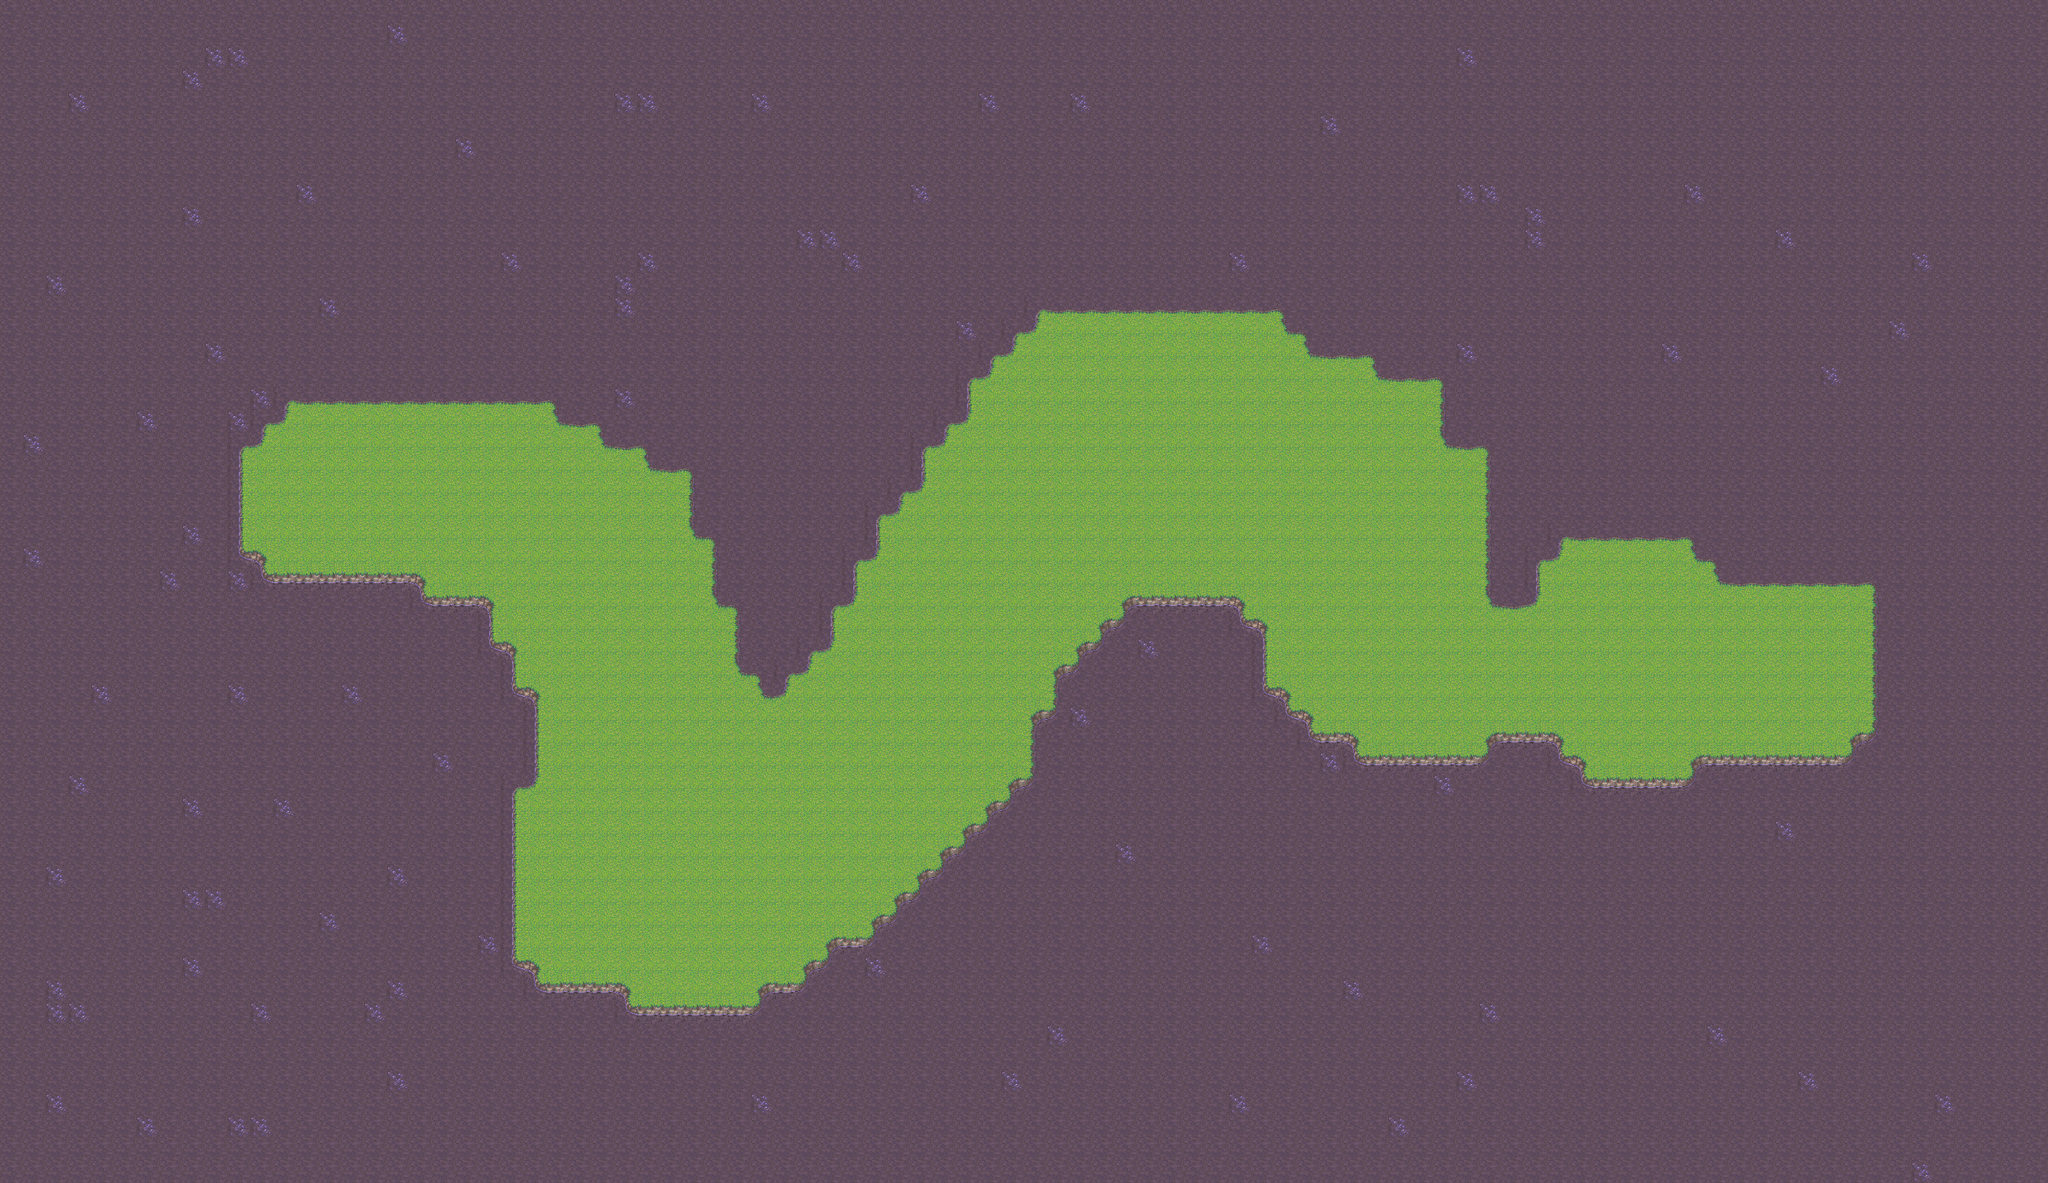

Tiled map render using the project's own tile images. Description and the map definition, with tile-layer contents summarised, below:
An orthogonal 90x52 tile map with 32x32 px tiles, 2 tile layers (Suelo, Colisiones), 9 tilesets and 71 objects.

<map version="1.0" orientation="orthogonal" renderorder="right-down" width="90" height="52" tilewidth="32" tileheight="32" nextobjectid="186">
 <tileset firstgid="1" name="mi_seleccion" tilewidth="32" tileheight="32" tilecount="54" columns="9">
  <image source="../images/mi_seleccion.png" width="288" height="192" />
  <tile id="0">
   <properties>
    <property name="Class" value="Llama" />
   </properties>
  </tile>
  <tile id="4">
   <properties>
    <property name="Class" value="Cofre" />
   </properties>
  </tile>
  <tile id="13">
   <properties>
    <property name="Class" value="Jarron" />
   </properties>
  </tile>
  <tile id="44">
   <properties>
    <property name="Class" value="Tornado" />
   </properties>
  </tile>
 </tileset>
 <tileset firstgid="55" name="miseleccion_2" tilewidth="32" tileheight="32" tilecount="400" columns="10">
  <image source="../images/miseleccion_2.png" width="320" height="1280" />
 </tileset>
 <tileset firstgid="455" name="character" tilewidth="32" tileheight="32" tilecount="12" columns="3">
  <image source="../images/character.png" width="96" height="128" />
  <tile id="0">
   <properties>
    <property name="Class" value="Player" />
   </properties>
  </tile>
 </tileset>
 <tileset firstgid="467" name="portales" tilewidth="40" tileheight="68" tilecount="20" columns="5">
  <image source="../images/portales.png" width="200" height="272" />
  <tile id="4">
   <properties>
    <property name="Class" value="Portal" />
    <property name="level" value="portales" />
    <property name="tipo" value="3" />
   </properties>
  </tile>
 </tileset>
 <tileset firstgid="487" name="Demon" tilewidth="45" tileheight="45" tilecount="16" columns="4">
  <image source="../images/Demon.png" width="180" height="180" />
  <tile id="0">
   <properties>
    <property name="Class" value="Demon" />
   </properties>
  </tile>
 </tileset>
 <tileset firstgid="503" name="Mi_seleccion" tilewidth="32" tileheight="32" tilecount="54" columns="9">
  <image source="../images/mi_seleccion.png" width="288" height="192" />
  <tile id="4">
   <properties>
    <property name="Class" value="Cofre" />
   </properties>
  </tile>
  <tile id="13">
   <properties>
    <property name="Class" value="Jarron" />
   </properties>
  </tile>
  <tile id="22">
   <properties>
    <property name="Class" value="Hierba" />
   </properties>
  </tile>
  <tile id="30">
   <properties>
    <property name="Class" value="ObstaculoFuego" />
   </properties>
  </tile>
  <tile id="37">
   <properties>
    <property name="Class" value="Roca" />
   </properties>
  </tile>
  <tile id="44">
   <properties>
    <property name="Class" value="Tornado" />
   </properties>
  </tile>
 </tileset>
 <tileset firstgid="557" name="murciegalo" tilewidth="32" tileheight="32" tilecount="16" columns="4">
  <image source="../images/murcielago.png" width="128" height="128" />
  <tile id="0">
   <properties>
    <property name="Class" value="Murcielago" />
    <property name="velX" value="40" />
    <property name="velY" value="40" />
    <property name="vida" value="40" />
   </properties>
  </tile>
 </tileset>
 <tileset firstgid="573" name="esqueleto" tilewidth="32" tileheight="32" tilecount="12" columns="3">
  <image source="../images/bones.png" width="96" height="128" />
  <tile id="0">
   <properties>
    <property name="Class" value="Esqueleto" />
    <property name="velX" value="45" />
    <property name="velY" value="45" />
    <property name="vida" value="40" />
   </properties>
  </tile>
 </tileset>
 <tileset firstgid="585" name="miniBoss" tilewidth="32" tileheight="32" tilecount="12" columns="3">
  <image source="../images/boss.png" width="96" height="128" />
  <tile id="0">
   <properties>
    <property name="Class" value="MiniBoss" />
    <property name="tipo" value="tierra" />
    <property name="velX" value="33" />
    <property name="velY" value="33" />
    <property name="vida" value="60" />
   </properties>
  </tile>
 </tileset>
 <layer name="Suelo" width="90" height="52">
  <properties>
   <property name="type" value="0" />
  </properties>
  <data>[4680 cells, 4680 non-empty, 15 distinct tile ids]</data>
 </layer>
 <layer name="Colisiones" width="90" height="52">
  <properties>
   <property name="collision" value="true" />
  </properties>
  <data>[4680 cells, 260 non-empty, 1 distinct tile ids]</data>
 </layer>
 <objectgroup name="Llama" />
 <objectgroup name="murcielagos">
  <object id="175" gid="557" x="768" y="928" width="32" height="32" />
  <object id="176" gid="557" x="960" y="832" width="32" height="32" />
  <object id="177" gid="573" x="864" y="896" width="32" height="32" />
  <object id="178" gid="573" x="1184" y="960" width="32" height="32" />
  <object id="179" gid="573" x="1664" y="832" width="32" height="32" />
  <object id="180" gid="573" x="1984" y="576" width="32" height="32" />
  <object id="181" gid="573" x="1952" y="1056" width="32" height="32" />
  <object id="182" gid="557" x="1536" y="480" width="32" height="32" />
  <object id="183" gid="557" x="1344" y="1152" width="32" height="32" />
  <object id="184" gid="557" x="1024" y="1376" width="32" height="32" />
  <object id="185" gid="557" x="736" y="1344" width="32" height="32" />
 </objectgroup>
 <objectgroup name="Cofres">
  <object id="124" gid="507" x="1088" y="1376" width="32" height="32" />
  <object id="125" gid="507" x="1376" y="1120" width="32" height="32" />
  <object id="126" gid="507" x="1504" y="480" width="32" height="32" />
  <object id="127" gid="507" x="2112" y="896" width="32" height="32" />
 </objectgroup>
 <objectgroup name="rocas">
  <object id="78" gid="540" x="704" y="896" width="32" height="32" />
  <object id="79" gid="540" x="736" y="896" width="32" height="32" />
  <object id="80" gid="540" x="768" y="896" width="32" height="32" />
  <object id="81" gid="540" x="832" y="896" width="32" height="32" />
  <object id="82" gid="540" x="800" y="864" width="32" height="32" />
  <object id="83" gid="540" x="832" y="832" width="32" height="32" />
  <object id="84" gid="540" x="864" y="800" width="32" height="32" />
  <object id="85" gid="540" x="864" y="832" width="32" height="32" />
  <object id="86" gid="540" x="896" y="832" width="32" height="32" />
  <object id="87" gid="540" x="928" y="768" width="32" height="32" />
  <object id="88" gid="540" x="928" y="800" width="32" height="32" />
  <object id="89" gid="540" x="960" y="800" width="32" height="32" />
  <object id="90" gid="540" x="736" y="928" width="32" height="32" />
  <object id="91" gid="540" x="1056" y="1376" width="32" height="32" />
  <object id="92" gid="540" x="1088" y="1344" width="32" height="32" />
  <object id="94" gid="540" x="1120" y="1344" width="32" height="32" />
  <object id="95" gid="540" x="2080" y="896" width="32" height="32" />
  <object id="96" gid="540" x="2112" y="928" width="32" height="32" />
  <object id="97" gid="540" x="2048" y="1056" width="32" height="32" />
  <object id="98" gid="540" x="2080" y="1024" width="32" height="32" />
  <object id="99" gid="540" x="2112" y="1024" width="32" height="32" />
  <object id="100" gid="540" x="2048" y="863" width="32" height="32" />
  <object id="101" gid="540" x="1440" y="512" width="32" height="32" />
  <object id="102" gid="540" x="1472" y="480" width="32" height="32" />
  <object id="103" gid="540" x="1152" y="960" width="32" height="32" />
  <object id="104" gid="540" x="1184" y="992" width="32" height="32" />
  </objectgroup>
 <objectgroup name="hierba">
  <!-- 2 objects omitted --></objectgroup>
 <objectgroup name="Player" />
 <objectgroup name="Portales">
  <!-- 3 objects omitted --></objectgroup>
 <objectgroup name="heroe">
  <!-- 1 objects omitted --></objectgroup>
 <objectgroup name="Jarrones">
  <!-- 14 objects omitted --></objectgroup>
 <objectgroup name="miniBoss">
  <!-- 1 objects omitted --></objectgroup>
</map>
<!-- 30 of 71 objects omitted -->
